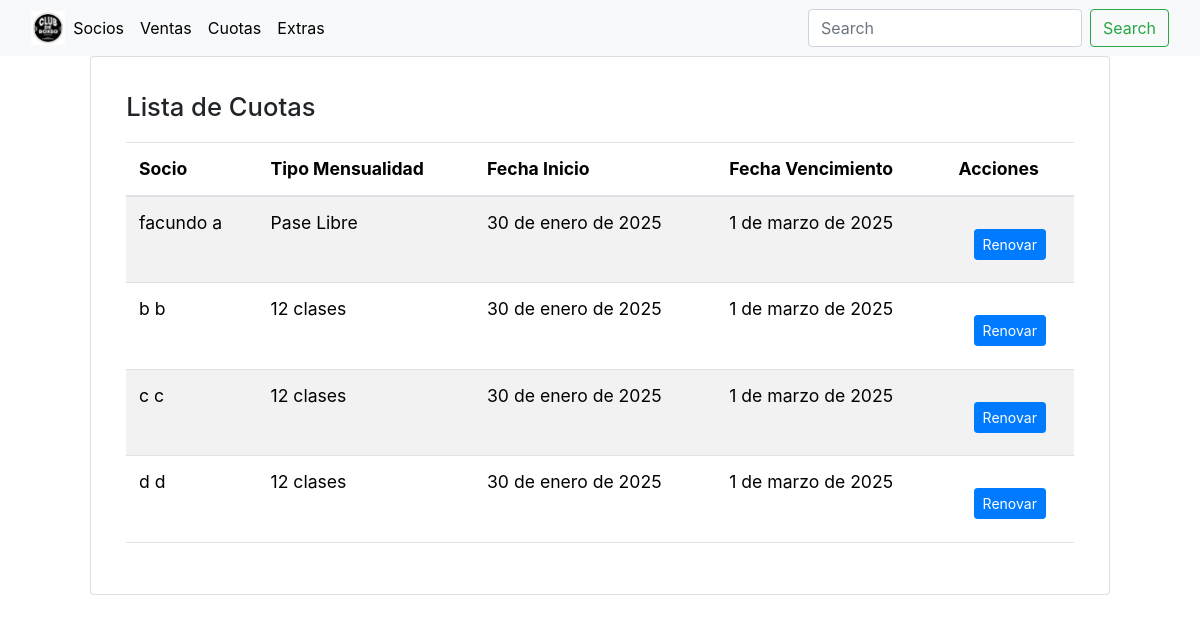
/lista_cuotas/ (signed in), run on an earlier commit of the app's database.
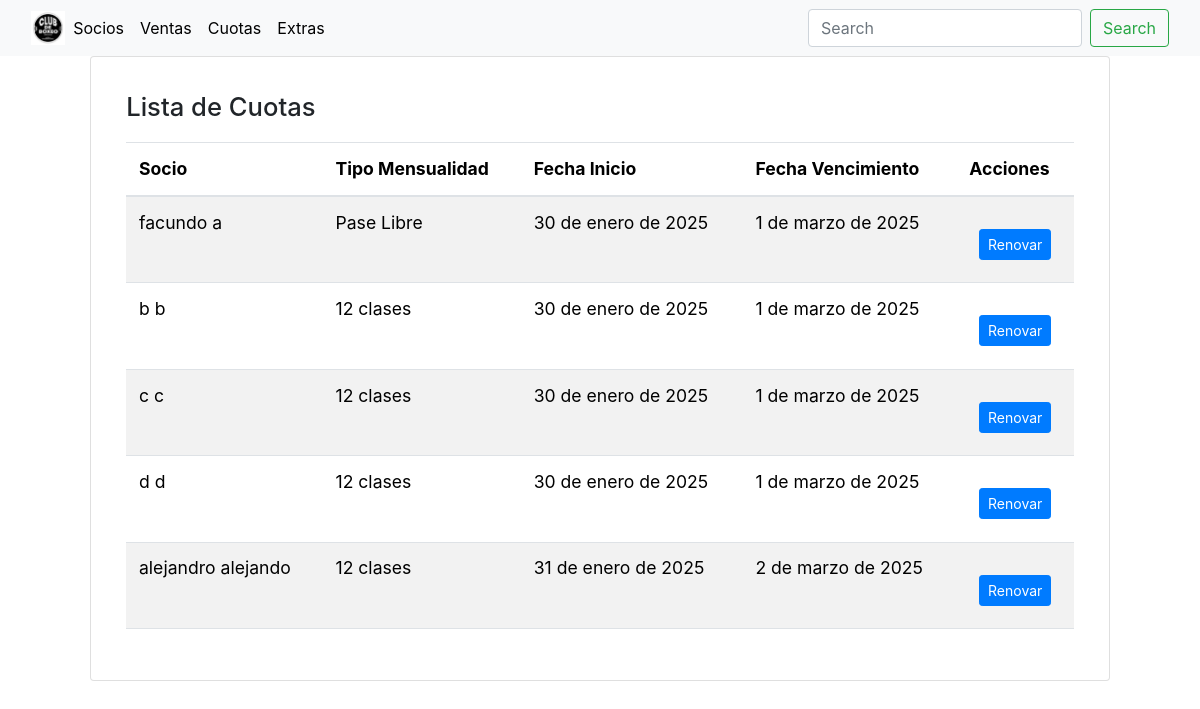
And on a later commit of the database.
### gimnasio/models.py (models this page shows, shortened)
class Socio(models.Model):
    usuario = models.ForeignKey(Usuario, on_delete=models.CASCADE)  # Enlace a la tabla de usuarios
    nombre = models.CharField(max_length=255)
    apellido = models.CharField(max_length=255)
    dni = models.CharField(max_length=20)  # Asumiendo que el DNI es una cadena
    gimnasio = models.ForeignKey(Gimnasio, on_delete=models.CASCADE, related_name="socios",default=None)
    tipo_mensualidad = models.ForeignKey('TipoMensualidad', on_delete=models.SET_NULL, null=True, blank=True) # Relación con TipoMensualidad
    clases_restantes = models.IntegerField(default=0)
    fecha_vencimiento = models.DateField(null=True, blank=True) # Nuevo Campo
    class Meta:
        db_table = 'Socios'
        verbose_name = 'Socio'
        verbose_name_plural = 'Socios'

class TipoMensualidad(models.Model):
    tipo = models.CharField(max_length=255)  # Ejemplo de longitud máxima, ajústala según necesites
    precio = models.DecimalField(max_digits=10, decimal_places=2)  # Usando DecimalField para precios
    class Meta:
        db_table = 'TipoMensualidades'
        verbose_name = 'TipoMensualidad'
        verbose_name_plural = 'TipoMensualidades'

class Cuota(models.Model):
    socio = models.ForeignKey(Socio, on_delete=models.CASCADE)
    tipo_mensualidad = models.ForeignKey(TipoMensualidad, on_delete=models.CASCADE)
    precio = models.FloatField(null=True, blank=True)
    efectivo = models.FloatField(null=True, blank=True)
    fecha_inicio = models.DateField(default=date.today)
    transferencia = models.FloatField(null=True, blank=True)
    tarjeta_credito = models.FloatField(null=True, blank=True)
    gimnasio = models.ForeignKey(Gimnasio, on_delete=models.CASCADE, related_name="cuota",default=None)
    class Meta:
        db_table = 'Cuotas'
        verbose_name = 'Cuota'
        verbose_name_plural = 'Cuotas'

### gimnasio/views.py (the view, shortened to what this page needs)
# urls.py: path('lista_cuotas/',views.lista_cuotas, name='lista_cuotas'),
@login_required
def lista_cuotas(request):
    socios = Socio.objects.all()
    cuotas_por_socio = []
    for socio in socios:
       try:
            cuota = Cuota.objects.filter(socio=socio).latest('fecha_inicio') # Obtenemos la última cuota
            fecha_vencimiento = cuota.fecha_inicio + timedelta(days=30) if cuota.fecha_inicio else None # calculamos el vencimiento
            cuotas_por_socio.append({'socio':socio, 'cuota': cuota, 'fecha_vencimiento': fecha_vencimiento})  # agregamos a la lista
       except Cuota.DoesNotExist:
            cuotas_por_socio.append({'socio':socio, 'cuota': None, 'fecha_vencimiento': None})
    return render(request, 'listar_cuotas.html', {'cuotas_por_socio': cuotas_por_socio})

### gimnasio/templates/listar_cuotas.html (shortened to what this page needs)
{% extends 'base.html' %}
{% block content %}
<!DOCTYPE html>
<html lang="es">
<head>
    <link rel="stylesheet" href="https://stackpath.bootstrapcdn.com/bootstrap/4.5.2/css/bootstrap.min.css">
</head>
<body>
<div class="center-container">
    <div class="card">
        <div class="card-body">
            <h2 class="card-title">Lista de Cuotas</h2>
            <div class="table-container">
                <table class="table table-striped">
                    <thead>
                    <tr>
                        <th>Socio</th>
                        <th>Tipo Mensualidad</th>
                        <th>Fecha Inicio</th>
                        <th>Fecha Vencimiento</th>
                        <th>Acciones</th>
                    </tr>
                    </thead>
                    <tbody>
                    {% for item in cuotas_por_socio %}
                        <tr>
                            <td>{{ item.socio.nombre }} {{ item.socio.apellido }}</td>
                            <td>
                                {% if item.socio.tipo_mensualidad %}
                                    {{ item.socio.tipo_mensualidad.tipo }}
                                {% else %}
                                    No asignada
                                {% endif %}
                            </td>
                            {% if item.cuota %}
                                <td>{{ item.cuota.fecha_inicio }}</td>
                                <td>{{ item.fecha_vencimiento }}</td>
                                <td>
                                  <div class="spaced-buttons">
                                    <a href="{% url 'renovar_mensualidad' %}?socio={{ item.socio.id }}&cuota={{ item.cuota.id }}" class="btn btn-primary btn-sm">Renovar</a>
                                  </div>
                                </td>
                            {% endif %}
                        </tr>
                    {% endfor %}
                    </tbody>
                </table>
            </div>
        </div>
    </div>
</div>
</body>
</html>
{% endblock %}

What changed in the data, as far as the page shows it:
added Socio: socio.nombre "alejandro", socio.apellido "alejando", socio.tipo_mensualidad.tipo "12 clases", cuota.fecha_inicio "31 de enero de 2025", fecha_vencimiento "2 de marzo de 2025"
